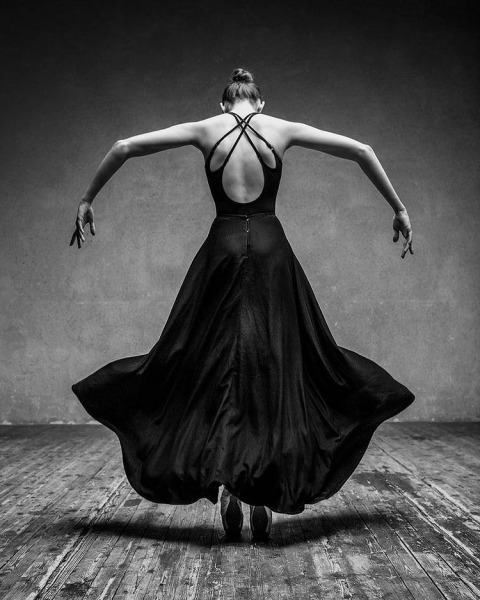
#> input picture A.jpg, 480 x 600 px, found by its file name
$ python main.py
#> lines starting #> are read from the running program, lines starting #| are printed output that depends on the picture
import cv2

# Resim adı
image_name = "/Users/dogugnr/Documents/Yazılım/PythonPyCharm/A.jpg"
# Görüntüyü oku
img = cv2.imread(image_name)
#> img is the input picture: shape (600, 480, 3); mean B, G, R 76, 76, 76

# Görüntüyü gri tonlamaya dönüştür
img = cv2.cvtColor(img, cv2.COLOR_BGR2GRAY)
#> img: shape (600, 480)

# Kanalları düzleştir
# Kanalların histogram ve normalleştirilmiş histogramını elde etmek için hist işlevini kullanın
size_y = img.shape[0]  # şekli al
#> size_y = 600
size_x = img.shape[1]
#> size_x = 480

flattened = img.reshape([size_x * size_y])  # Matrisleri düzleştir

# pylot'u içe aktar
from matplotlib import pyplot as plt

# 256 binli histogram oluştur ve göster
rhist, _, _ = plt.hist(flattened, bins=256)  #, log=True)
#> rhist = 256 values, max 3748 at index 2, min 0 at index 63, mean 1125
plt.show()
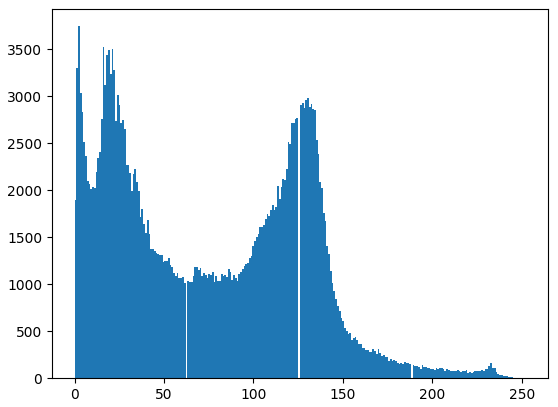
#> figure drawn by matplotlib, 1 panel; tallest bar 3748 high, from x = 1.97 to 2.95

# 32 binli histogram oluştur ve göster
rhist, _, _ = plt.hist(flattened, bins=32)  #, log=True)
#> rhist = 32 values, max 26349 at index 2, min 26 at index 31, mean 9000
plt.show()
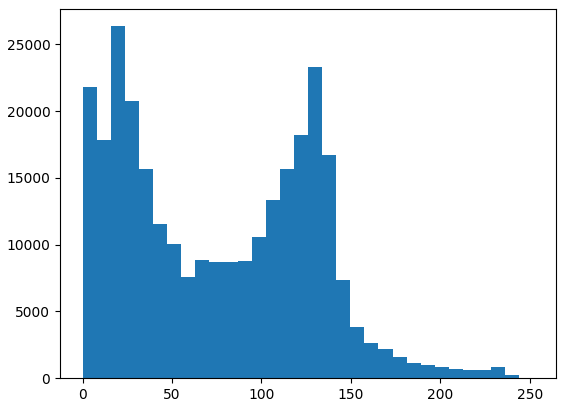
#> figure drawn by matplotlib, 1 panel; tallest bar 26349 high, from x = 15.75 to 23.62

# 8 binli histogram oluştur ve göster
rhist, _, _ = plt.hist(flattened, bins=8)  #, log=True)
#> rhist = [86757, 44725, 35073, 57851, 51288, 7531, 3107, 1668]
plt.show()
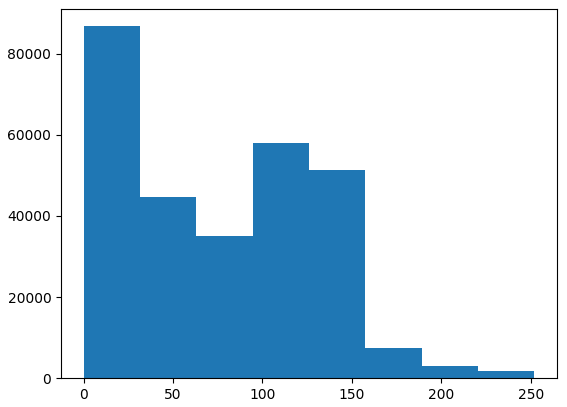
#> figure drawn by matplotlib, 1 panel; tallest bar 86757 high, from x = 0 to 31.5
